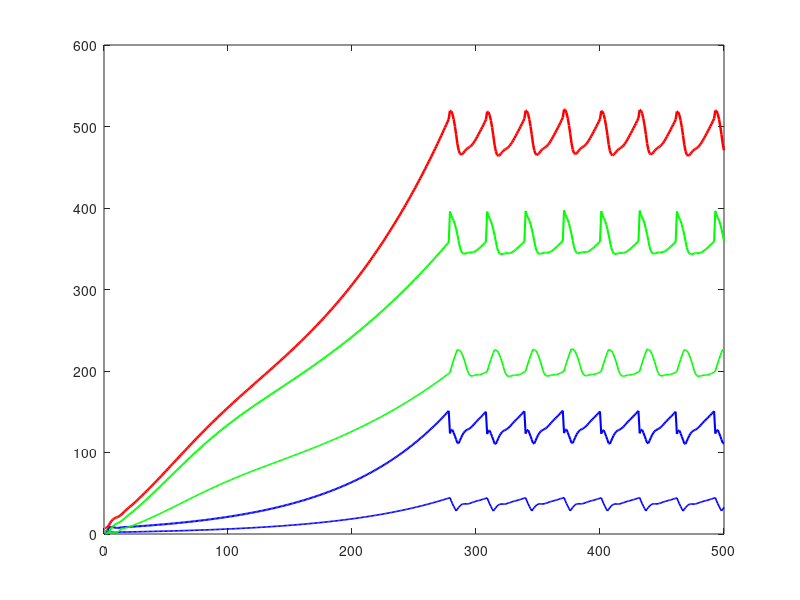

Here is the MATLAB script that generated this plot: (Note: this script raises an error after producing the figure.)
clear all;
%%
%Condor model
function [t, Wjuveniles, Wadults, Wtotal, Cjuveniles, Cadults, Ctotal, TotalBirds] = runCondorModel()
% initialization of variables and Rates

CR =  1.8 / 2; % The Female birth Rate assuming double clutching
WR = 0.3729/2; % wild female birth rate
num_years = 500; % simulation time in years
t = 1: num_years;
Kr = 1 - 0.8; % the keep rate of juvy condors
Rr = 0.8; % the release rate
MR = 0.086; % mortality rate for all birds
AMR = 0.086; % adult mortality rate
JMR = 0.086; % juv mortality rate
SR = 1 - MR; %survival rate for all birds
JSR = 1 - JMR; % juv survival rate
ASR = 1 - AMR; % adult survival rate
Captivecap = 150;
Wildcap = 400;



% Define arrays and fill with 0's ahead of time to pre-allocate space
%arrays start at 1 in matlab not 0... odd 
%captive and wild groups, vectors 



Y0 = zeros(1, num_years);
Y1 = zeros(1, num_years);
Y2 = zeros(1, num_years);
Y3 = zeros(1, num_years);
Y4 = zeros(1, num_years);
Y5 = zeros(1, num_years);
Y6 = zeros(1, num_years);
Y7 = zeros(1, num_years);
A  = zeros(1, num_years);




WY0 = zeros(1, num_years);
WY1 = zeros(1, num_years);
WY2 = zeros(1, num_years);
WY3 = zeros(1, num_years);
WY4 = zeros(1, num_years);
WY5 = zeros(1, num_years);
WY6 = zeros(1, num_years);
WY7 = zeros(1, num_years);
WY8 = zeros(1, num_years);
WA  = zeros(1, num_years);

% setting initial conditions

Y5(1) = 2;
Y6(1) = 2;
WY5(1) = 2;
WY6(1) = 2;


for yr = 2: num_years
    
    Ctotal_prev = Y0(yr-1) + Y1(yr-1) + Y2(yr-1) + Y3(yr-1) + Y4(yr-1) + Y5(yr-1) + Y6(yr-1) + A(yr-1);

    Wtotal_prev = WY0(yr-1) + WY1(yr-1) + WY2(yr-1) + WY3(yr-1) + WY4(yr-1) + WY5(yr-1) + WY6(yr-1) + WY7(yr-1) + WA(yr-1);
    
    WCC = 1 - (Wtotal_prev / Wildcap); % we might have to add a clamp here to prevent a negative value subtracting born chicks

    


    if Ctotal_prev <= Captivecap 
        
        %captive condor section
        
        adultsEligibleToReproduce = A(yr-1);
        
        Y0(yr) = (adultsEligibleToReproduce * CR);  % just born
        
        Y1(yr) = Y0(yr-1);         % living out their first year, no release
    
        Y2(yr) = Y1(yr-1) *  Kr * JSR;   % start of pre-adult years
        Y3(yr) = Y2(yr-1) *  JSR;
        Y4(yr) = Y3(yr-1) *  JSR;
        Y5(yr) = Y4(yr-1) *  JSR;
        Y6(yr) = Y5(yr-1) *  JSR;   
        Y7(yr) = 0;   % end of pre-adult years
        A(yr) = A(yr-1) * ASR + Y6(yr-1) * JSR;  % adults
    
    
    
    
        %wild condors
    
        WildadultsEligibleToReproduce = WA(yr-1);
    
        WY0(yr) = (WildadultsEligibleToReproduce * WR * WCC);  % just born
    
        WY1(yr) = WY0(yr-1);         
    
        WY2(yr) = (WY1(yr-1) * JSR + Y1(yr-1) * Rr * JSR);   % start of juv years
        WY3(yr) = WY2(yr-1) * JSR;
        WY4(yr) = WY3(yr-1) * JSR;
        WY5(yr) = WY4(yr-1) * JSR;
        WY6(yr) = WY5(yr-1) * JSR;   
        WY7(yr) = WY6(yr-1) * JSR; 
        WY8(yr) = 0;        % end of juv years
        WA(yr) = WA(yr-1) * ASR + WY7(yr-1) * JSR;  % adults
    else 
   
        %captive all juvys are released
        adultsEligibleToReproduce = A(yr-1);
        Y0(yr) = (adultsEligibleToReproduce * CR);  % just born
        Y1(yr) = Y0(yr-1);         % living out their first year, no release
        Y2(yr) = 0;   % start of pre-adult years
        Y3(yr) = 0;
        Y4(yr) = 0;
        Y5(yr) = 0;
        Y6(yr) = 0;   
        Y7(yr) = 0;   % end of pre-adult years
        A(yr) = A(yr-1) * ASR + Y6(yr-1) * SR;  % adults
        %wild condors
        WildadultsEligibleToReproduce = WA(yr-1);
        WY0(yr) = (WildadultsEligibleToReproduce * WR * WCC);  % just born
        WY1(yr) = WY0(yr-1);         % living out their first year, no release
        WY2(yr) = (WY1(yr-1) * JSR + Y1(yr-1) * 1.0 * SR);   % start of juv years
        WY3(yr) = WY2(yr-1) * JSR + Y2(yr-1) ;
        WY4(yr) = WY3(yr-1) * JSR + Y3(yr-1) ;
        WY5(yr) = WY4(yr-1) * JSR + Y4(yr-1) ;
        WY6(yr) = WY5(yr-1) * JSR + Y5(yr-1) ;   
        WY7(yr) = WY6(yr-1) * JSR + Y6(yr-1) ; 
        WY8(yr) = 0;        % end of juv years
        WA(yr) = WA(yr-1) * ASR + WY7(yr-1) * ASR;  % adults
    
    
    end
    
end
% Group totals for plotting
% combining arrays to account for the correct groups for captive 
Cjuveniles = Y1 + Y2 + Y3 + Y4 + Y5 + Y6;
Cadults    = A;
Ctotal     = Y0 + Cjuveniles + Cadults;
Wjuveniles = WY1 + WY2 + WY3 + WY4 + WY5 + WY6 + WY7;
Wadults    = WA;
Wtotal     = WY0 + Wjuveniles + Wadults;
TotalBirds = Wtotal + Ctotal;
end
%%

Captivecap = 150;
Wildcap = 400;

[t, Wjuveniles, Wadults, Wtotal, Cjuveniles, Cadults, Ctotal, TotalBirds] = runCondorModel();
figure;
plot(t, Ctotal, 'b-', 'LineWidth', 1.5); hold on;
plot(t, Wtotal, 'g-', 'LineWidth', 1.5);
plot(t, Cadults, 'b', 'LineWidth', 1.2);
plot(t, Wadults, 'g', 'LineWidth', 1.2);
plot(t, TotalBirds, 'r', 'LineWidth', 1.8);
yline(Captivecap,'--c', 'LineWidth', 2.5);
yline(Wildcap,'--y', 'LineWidth', 2.5);
grid on;

legend('Captive Total', 'Wild Total', 'Captive Adults', 'Wild Adults','TotalBirds','Captivecap', 'Wildcap', 'Location', 'northwest');
xlabel('Years');
ylabel('Number of Female Condors');
title('Captive and Wild Condor Populations (Project 3)');
